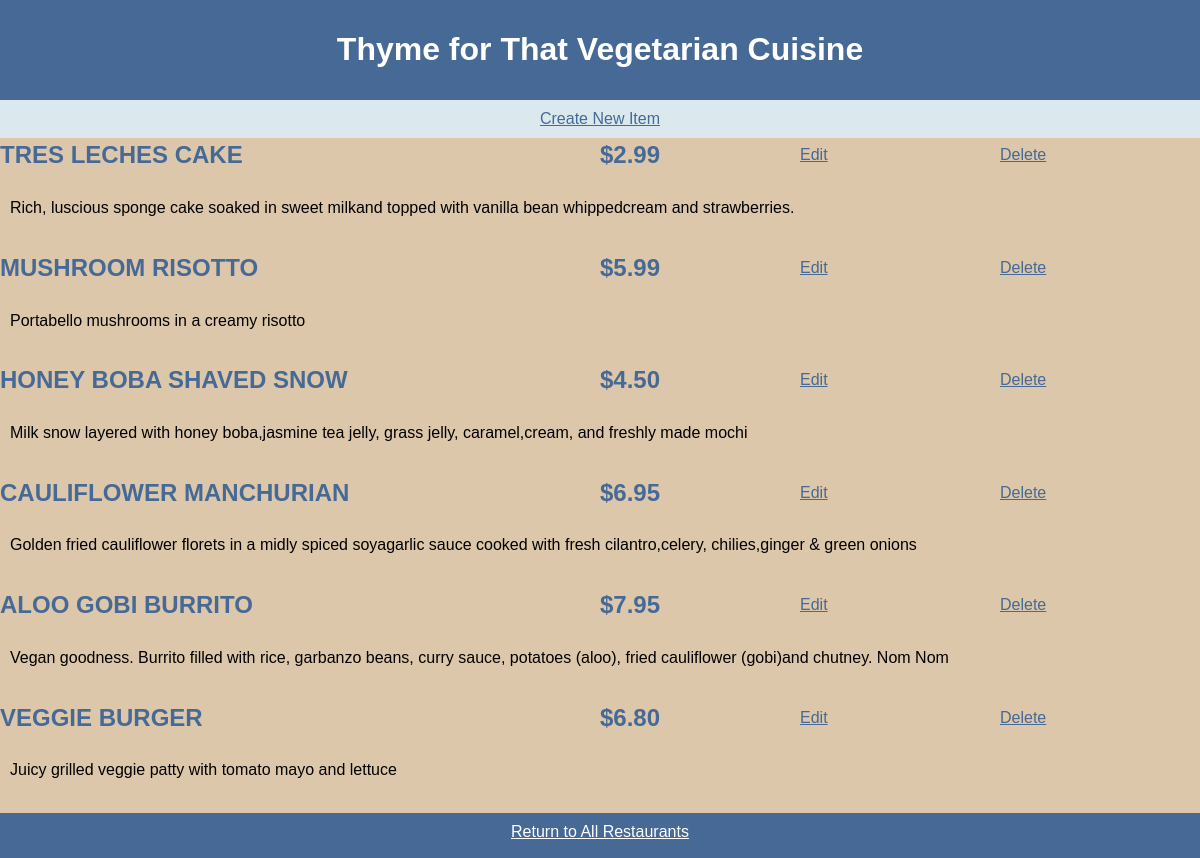
Page /restaurants/4/menu/ on the committed database.
### database_setup.py (models this page shows, shortened)
class Restaurant(Base):
    __tablename__ = 'restaurant'
    id = Column(Integer, primary_key=True)
    name = Column(String(250), nullable=False)
    email = Column(String(250), nullable=True)

class MenuItem(Base):
    __tablename__ = 'menu_item'
    name = Column(String(80), nullable=False)
    id = Column(Integer, primary_key=True)
    description = Column(String(250))
    price = Column(String(8))
    course = Column(String(250))
    restaurant_id = Column(Integer, ForeignKey('restaurant.id'))
    restaurant = relationship(Restaurant)
    email = Column(String(250), nullable=True)

### project.py (the view)
@app.route('/restaurants/<int:restaurant_id>/menu/')
def showMenu(restaurant_id):
    restaurant = session.query(Restaurant).filter_by(
        id=restaurant_id).one()
    items = session.query(MenuItem).filter_by(
        restaurant_id=restaurant_id)
    return render_template(
        'menu.html', restaurant=restaurant, menuItems=items)

### templates/menu.html
<html>
<head>
	<link rel=stylesheet type=text/css href="{{ url_for('static', filename='menu.css') }}">
	</head>
	<body>
	<header>
		<h1><strong>{{ restaurant.name }}</strong></h1>
	</header>
	<div class = 'newItem'><a href = "{{url_for ('newMenuItem', restaurant_id = restaurant.id)}}">Create New Item</a></div>
	<div class = 'displayMenuGrid'>
		{% if not menuItems[0] %}
			<h2>No menu items for {{restaurant.name}}</h2>
		{% else %}
		{% for item in menuItems %}
		<div class = 'itemlabel'>{{item.name}}</div>
		<div class = 'itemlabel'>{{item.price}}</div>
		<div class = 'Edits'><a href="{{url_for('editMenuItem', restaurant_id=restaurant.id, menu_id = item.id)}}" >Edit</a></div>
		<div class = 'Edits'><a href="{{url_for('deleteMenuItem', restaurant_id = restaurant.id, menu_id = item.id)}}" >Delete</a></div>
		<p>{{item.description}}</p>
		{% endfor %}
		{% endif %}
		<div class = 'return'><a href = "{{url_for('showRestaurants')}}">Return to All Restaurants</a></div>
	</div>
	</body>
</html>

### static/menu.css (style rules this page uses)
body { background-color: #DCC7AA; margin: 0 auto; }
header { background-color: #466995; box-sizing: border-box; padding: 10px; text-align: center; width: 100%; position: relative; }
.newItem { background-color: #DBE9EE; font-family: 'Oswald', sans-serif; box-sizing: border-box; padding: 10px; text-align: center; width: 100%; position: relative; }
h1 { color: #FFF; font-family: 'Oswald', sans-serif; font-size: 32px; top: 100; text-align: center; }
.itemlabel { font-size: 24px; text-transform: uppercase; color: #466995; font-family: 'Oswald', sans-serif; font-weight: 900; align-self: center; text-decoration: none; }
.Edits { font-size: 16px; color: #466995; font-family: 'Oswald', sans-serif; align-self: center; text-decoration: none; }
p { padding: 20px 0px; font-family: 'Oswald', sans-serif; font-size: 16px; }
a { color: #466995; font-size: 16px; }
.return { background-color: #466995; box-sizing: border-box; color: #FFF; padding: 10px; width: 100%; position: relative; text-align: center; grid-column: 1 / span 4; }
.return a { font-family: 'Oswald', sans-serif; color: #FFF; }
.displayMenuGrid { width: 100%; height: 90%; display: grid; grid-template-columns: 3fr 1fr 1fr 1fr; vertical-align: middle; }
p { grid-column: 1 / span 4; padding: 10px; }

### rows in the picture
Restaurant: name "Thyme for That Vegetarian Cuisine"
MenuItem: name "TRES LECHES CAKE", price "$2.99", description "Rich, luscious sponge cake soaked in sweet milkand topped with vanilla bean whippedcream and strawberries."
MenuItem: name "MUSHROOM RISOTTO", price "$5.99", description "Portabello mushrooms in a creamy risotto"
MenuItem: name "HONEY BOBA SHAVED SNOW", price "$4.50", description "Milk snow layered with honey boba,jasmine tea jelly, grass jelly, caramel,cream, and freshly made mochi"
MenuItem: name "CAULIFLOWER MANCHURIAN", price "$6.95", description "Golden fried cauliflower florets in a midly spiced soyagarlic sauce cooked with fresh cilantro,celery, chilies,ginger & green onions"
MenuItem: name "ALOO GOBI BURRITO", price "$7.95", description "Vegan goodness. Burrito filled with rice, garbanzo beans, curry sauce, potatoes (aloo), fried cauliflower (gobi)and chutney. Nom Nom"
MenuItem: name "VEGGIE BURGER", price "$6.80", description "Juicy grilled veggie patty with tomato mayo and lettuce"
